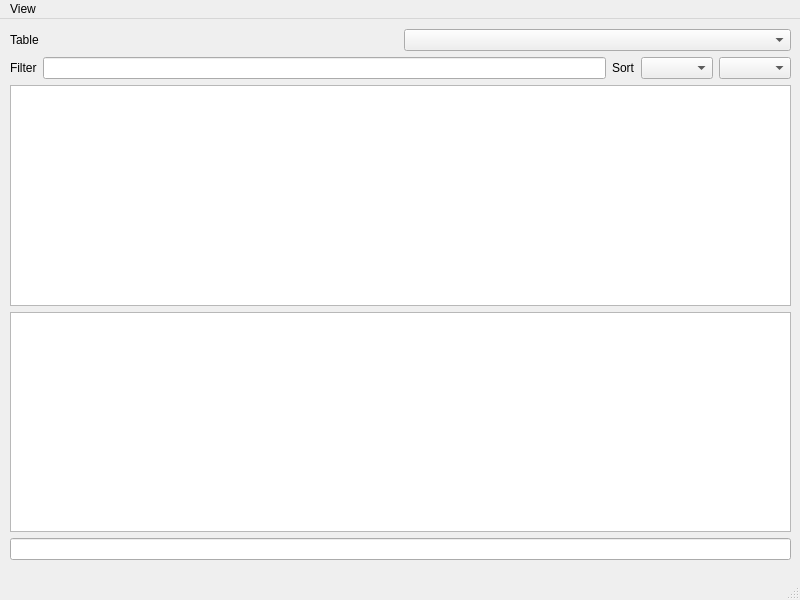
<?xml version="1.0" encoding="UTF-8"?>
<ui version="4.0">
 <class>MainWindow</class>
 <widget class="QMainWindow" name="MainWindow">
  <property name="geometry">
   <rect>
    <x>0</x>
    <y>0</y>
    <width>800</width>
    <height>600</height>
   </rect>
  </property>
  <property name="windowTitle">
   <string>MainWindow</string>
  </property>
  <widget class="QWidget" name="centralwidget">
   <widget class="QWidget" name="verticalLayoutWidget">
    <property name="geometry">
     <rect>
      <x>10</x>
      <y>10</y>
      <width>781</width>
      <height>531</height>
     </rect>
    </property>
    <layout class="QVBoxLayout" name="verticalLayout">
     <item>
      <layout class="QHBoxLayout" name="horizontalLayout_3">
       <item>
        <widget class="QLabel" name="tableSelectLabel">
         <property name="text">
          <string>Table</string>
         </property>
        </widget>
       </item>
       <item>
        <widget class="QComboBox" name="tableSelect"/>
       </item>
      </layout>
     </item>
     <item>
      <layout class="QHBoxLayout" name="horizontalLayout">
       <item>
        <widget class="QLabel" name="filterLabel">
         <property name="text">
          <string>Filter</string>
         </property>
        </widget>
       </item>
       <item>
        <widget class="QLineEdit" name="filterInput"/>
       </item>
       <item>
        <widget class="QLabel" name="sortLabel">
         <property name="text">
          <string>Sort</string>
         </property>
        </widget>
       </item>
       <item>
        <widget class="QComboBox" name="sortBySelect"/>
       </item>
       <item>
        <widget class="QComboBox" name="sortOrderSelect"/>
       </item>
      </layout>
     </item>
     <item>
      <widget class="QTableWidget" name="tableView"/>
     </item>
     <item>
      <widget class="QTextEdit" name="sqlView"/>
     </item>
     <item>
      <widget class="QLineEdit" name="errorsView">
       <property name="readOnly">
        <bool>true</bool>
       </property>
      </widget>
     </item>
    </layout>
   </widget>
  </widget>
  <widget class="QMenuBar" name="menubar">
   <property name="geometry">
    <rect>
     <x>0</x>
     <y>0</y>
     <width>800</width>
     <height>24</height>
    </rect>
   </property>
   <widget class="QMenu" name="menuView">
    <property name="title">
     <string>View</string>
    </property>
   </widget>
   <addaction name="menuView"/>
  </widget>
  <widget class="QStatusBar" name="statusbar"/>
 </widget>
 <resources/>
 <connections/>
</ui>
